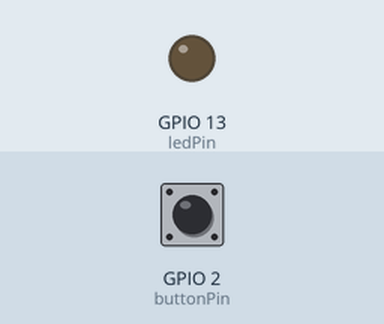
Recording of a sketch running on a simulated ESP32. Shown: output pins drawn as LEDs (lit = HIGH). Dashed ring = blinking. The inputs (shaded band) are chosen by the test bench; at power-on: GPIO 2 (buttonPin) LOW. Storage starts empty.

Above: at 1.2 s.
1.3 s: GPIO 2 (buttonPin) pulled HIGH for 3.2 s
At 4.8 s:
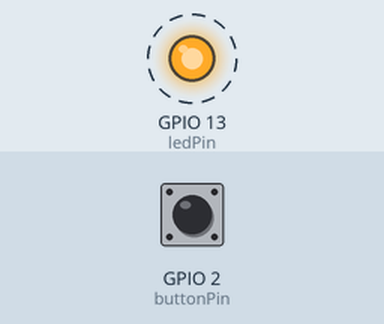
6.0 s: GPIO 2 (buttonPin) pulled HIGH for 0.15 s
At 6.3 s:
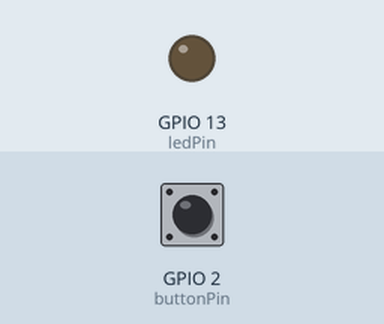
Timing chart, 0 to 9.0 s (numbered marks = the images above; inputs shaded):
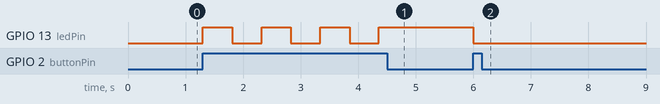

Measured:
- after the input at 1.3 s, GPIO 13 (ledPin): alternates HIGH for 0.51 s and LOW for 0.51 s, 7 changes in all, then stays HIGH, starting at once
- after the input at 6.0 s, GPIO 13 (ledPin): HIGH → LOW at once

The sketch:

esp32.ino
```cpp
#include <Arduino.h>
#include <FS.h>

int buttonPin = 2;  // Pino de entrada do botão
int ledPin = 13;    // Pino de saída do LED
bool ledState = false;  // Estado atual do LED

void setup() {
  pinMode(buttonPin, INPUT);
  pinMode(ledPin, OUTPUT);

  if(SPIFFS.begin()){
    File file = SPIFFS.open("/ledState.txt", "r");
    if(file){
      ledState = file.readStringUntil('\n').toInt();
      file.close();
      digitalWrite(ledPin, ledState);
    }
  }
}

void loop() {
  if(digitalRead(buttonPin) == HIGH){
    ledState = !ledState;
    digitalWrite(ledPin, ledState);

    File file = SPIFFS.open("/ledState.txt", "w");
    if(file){
      file.println(ledState);
      file.close();
    }

    delay(500);  // Debounce para evitar múltiplos acionamentos
  }
}
```
